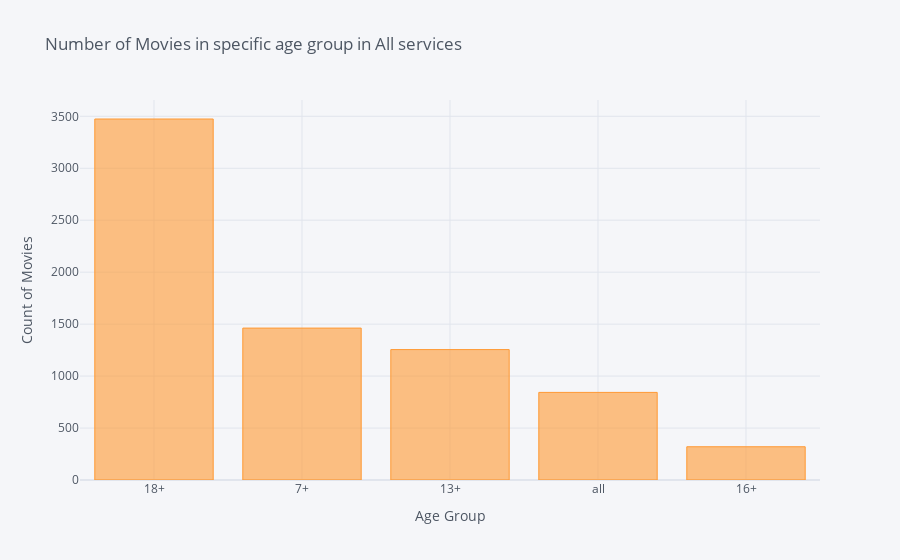

Source (notebook cell):
### Markdown cell above
Checking Number of Movies in a given Age group per Streaming Service

### Code cell
data['Age'].value_counts().iplot('bar', xTitle='Age Group', 
                                        yTitle='Count of Movies', 
                                        title="Number of Movies in specific age group in All services")

### Figure 1 — Plotly figure (JSON) as saved in the notebook; plotly's stock layout.template omitted (floating-point values rounded to 4 significant figures)
{"data": [{"marker": {"color": "rgba(255, 153, 51, 0.6)", "line": {"color": "rgba(255, 153, 51, 1.0)", "width": 1}}, "name": "count", "orientation": "v", "text": "", "type": "bar", "x": ["18+", "7+", "13+", "all", "16+"], "y": [3474, 1462, 1255, 843, 320]}], "layout": {"legend": {"bgcolor": "#F5F6F9", "font": {"color": "#4D5663"}}, "paper_bgcolor": "#F5F6F9", "plot_bgcolor": "#F5F6F9", "title": {"font": {"color": "#4D5663"}, "text": "Number of Movies in specific age group in All services"}, "xaxis": {"gridcolor": "#E1E5ED", "showgrid": true, "tickfont": {"color": "#4D5663"}, "title": {"font": {"color": "#4D5663"}, "text": "Age Group"}, "zerolinecolor": "#E1E5ED"}, "yaxis": {"gridcolor": "#E1E5ED", "showgrid": true, "tickfont": {"color": "#4D5663"}, "title": {"font": {"color": "#4D5663"}, "text": "Count of Movies"}, "zerolinecolor": "#E1E5ED"}}}
